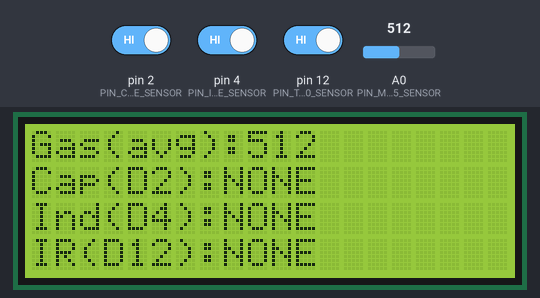
Bench run of a sketch on a simulated Arduino Uno, built with avr-gcc and run on an emulated ATmega328P. Shown: 20×4 character LCD. The inputs (shaded band) are chosen by the test bench; at power-on: A0 (PIN_MQ135_SENSOR) = 512, pin 2 (PIN_CAPACITIVE_SENSOR) HIGH, pin 4 (PIN_INDUCTIVE_SENSOR) HIGH, pin 12 (PIN_TCRT5000_SENSOR) HIGH. What the sketch prints to the serial monitor is not drawn.

Above: at 3.4 s.
3.5 s: A0 (PIN_MQ135_SENSOR) set to 11
At 5.4 s:
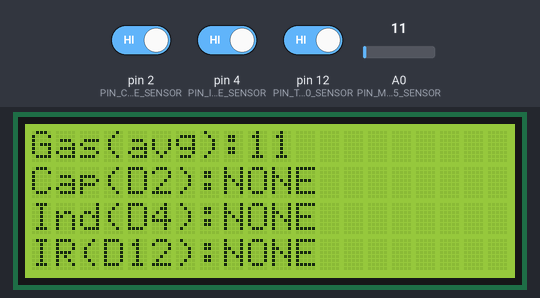
5.8 s: A0 (PIN_MQ135_SENSOR) set to 8
At 7.2 s:
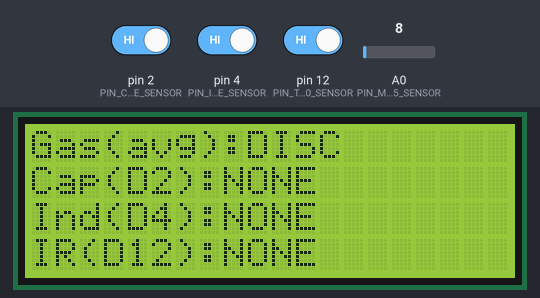
8.1 s: pin 2 (PIN_CAPACITIVE_SENSOR) driven LOW
At 9.7 s:
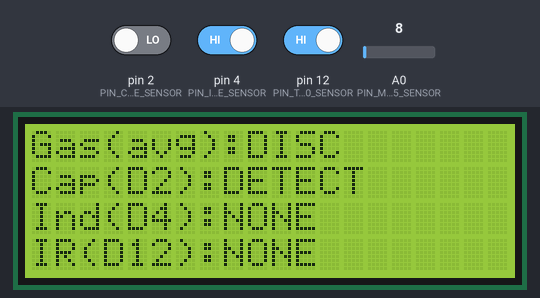
11.1 s: pin 4 (PIN_INDUCTIVE_SENSOR) driven LOW
At 12.4 s:
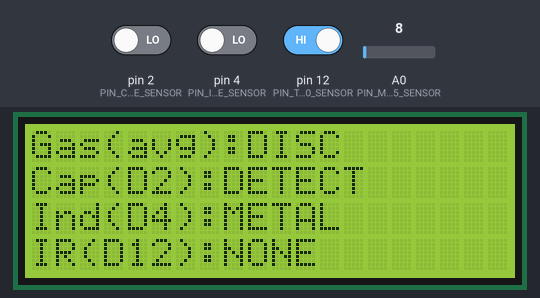
13.1 s: pin 12 (PIN_TCRT5000_SENSOR) driven LOW
At 14.4 s:
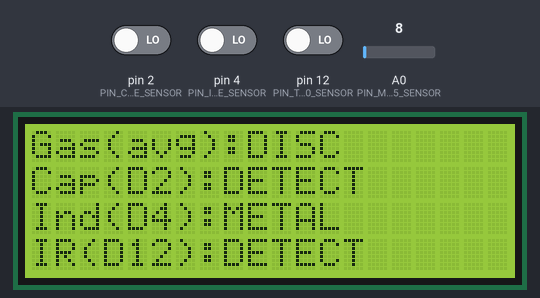
15.4 s: pin 2 (PIN_CAPACITIVE_SENSOR) driven HIGH
At 16.6 s:
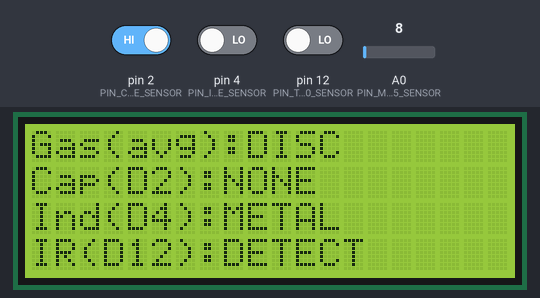
Timing chart, 0 to 18.1 s (numbered marks = the images above; inputs shaded):
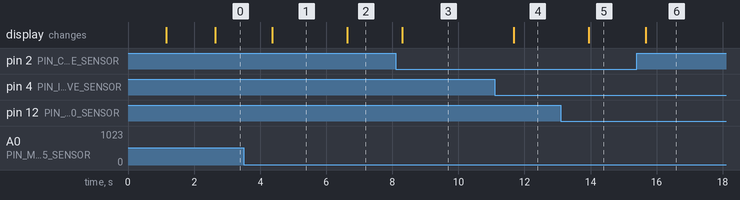

Measured:
- the behaviour switches between 10 and 9 on A0 (PIN_MQ135_SENSOR) (found by bisection; images 1 and 2)
- after the input at 3.5 s, the display: changes after 0.86 s (image 1)
- after the input at 5.8 s, the display: changes after 0.84 s (image 2)
- after the input at 8.1 s, the display: changes after 0.20 s (image 3)
- after the input at 11.1 s, the display: changes after 0.57 s (image 4)
- after the input at 13.1 s, the display: changes after 0.85 s (image 5)
- after the input at 15.4 s, the display: changes after 0.27 s (image 6)

The sketch:

Test_4_Sensors.ino
```cpp
/*
 * ============================================
 * SENSOR TEST PROGRAM FOR RVM v5
 * ============================================
 *
 * Tests the following sensors with noise reduction:
 * - MQ135 Gas Sensor (Analog) - averaged readings
 * - TCRT5000 IR Sensor (Digital) - debounced with filtering
 * - LJ18A3 Inductive Proximity Sensor (Digital NPN) - debounced
 * - LJC18A3 Capacitive Proximity Sensor (Digital PNP) - debounced
 *
 * Displays real-time readings on 20x4 LCD
 * Shows both raw and filtered values for debugging
 *
 * Author: K1taru@github
 * Date: February 2026
 */

#include <Wire.h>
#include <LiquidCrystal_I2C.h>

// ============================================
// PIN DEFINITIONS (Same as RVM_v5.ino)
// ============================================
// Pin layout optimized to reduce electrical noise

#define PIN_MQ135_SENSOR        A0  // Gas sensor (Analog)
#define PIN_CAPACITIVE_SENSOR   2   // Capacitive sensor (Digital PNP - normally HIGH)
#define PIN_INDUCTIVE_SENSOR    4   // Metal detection (Digital NPN - normally HIGH)
#define PIN_TCRT5000_SENSOR     12  // IR sensor (Digital - normally HIGH)

// ============================================
// CONFIGURATION
// ============================================

const unsigned long UPDATE_INTERVAL = 500;          // LCD update interval (ms)
const int ANALOG_DISCONNECT_THRESHOLD = 10;         // If reading < this, likely disconnected
const int ANALOG_MAX_THRESHOLD = 1020;              // If reading > this, might be disconnected

// Noise Reduction Configuration (same as RVM_v5)
const int SENSOR_STABLE_READINGS = 7;               // Number of consecutive readings
const unsigned long SENSOR_DEBOUNCE_DELAY = 15;     // Delay between readings (ms)
const int NOISE_FILTER_THRESHOLD = 5;               // Minimum consistent readings (out of 7)

// ============================================
// GLOBAL OBJECTS
// ============================================

LiquidCrystal_I2C lcd(0x27, 20, 4);

// ============================================
// SETUP
// ============================================

void setup() {
  Serial.begin(9600);
  Serial.println(F("=== RVM Sensor Test ==="));

  // Initialize LCD
  lcd.init();
  lcd.backlight();
  lcd.clear();

  // Initialize sensor pins
  pinMode(PIN_CAPACITIVE_SENSOR, INPUT);
  pinMode(PIN_INDUCTIVE_SENSOR, INPUT);
  pinMode(PIN_TCRT5000_SENSOR, INPUT);

  // Show startup message
  lcd.setCursor(0, 0);
  lcd.print("  SENSOR TEST v5.0  ");
  lcd.setCursor(0, 1);
  lcd.print("   Initializing...  ");
  lcd.setCursor(0, 2);
  lcd.print(" Stabilizing sensors");
  delay(1000);  // Sensor stabilization (noise reduction)

  lcd.setCursor(0, 2);
  lcd.print("                    ");
  lcd.setCursor(0, 2);
  lcd.print("      Ready!        ");
  delay(1000);

  Serial.println(F("Sensors initialized with noise reduction"));
  Serial.println(F("Pin Layout: Cap(D2), Ind(D4), IR(D12), Gas(A0)"));
  Serial.println(F("Starting continuous monitoring...\n"));
}

// ============================================
// MAIN LOOP
// ============================================

void loop() {
  static unsigned long lastUpdate = 0;
  unsigned long currentMillis = millis();

  // Update display at set interval
  if (currentMillis - lastUpdate >= UPDATE_INTERVAL) {
    lastUpdate = currentMillis;

    // Read all sensors with noise filtering
    int gasValue = readGasSensorFiltered();
    bool irDetected = readIRSensorFiltered();
    bool inductiveDetected = readInductiveSensorFiltered();
    bool capacitiveDetected = readCapacitiveSensorFiltered();

    // Update LCD display
    updateLCD(gasValue, irDetected, inductiveDetected, capacitiveDetected);

    // Print to Serial Monitor
    printToSerial(gasValue, irDetected, inductiveDetected, capacitiveDetected);
  }
}

// ============================================
// DISPLAY FUNCTIONS
// ============================================

void updateLCD(int gasValue, bool irDetected, bool inductiveDetected, bool capacitiveDetected) {
  lcd.clear();

  // Line 0: Gas Sensor (MQ135) - averaged
  lcd.setCursor(0, 0);
  lcd.print("Gas(avg):");
  if (isAnalogDisconnected(gasValue)) {
    lcd.print("DISC    ");
  } else {
    lcd.print(gasValue);
    lcd.print("    ");  // Clear remaining chars
  }

  // Line 1: Capacitive Sensor (PNP)
  lcd.setCursor(0, 1);
  lcd.print("Cap(D2):");
  lcd.print(capacitiveDetected ? "DETECT" : "NONE  ");

  // Line 2: Inductive Sensor (NPN)
  lcd.setCursor(0, 2);
  lcd.print("Ind(D4):");
  lcd.print(inductiveDetected ? "METAL " : "NONE  ");

  // Line 3: IR Sensor
  lcd.setCursor(0, 3);
  lcd.print("IR(D12):");
  lcd.print(irDetected ? "DETECT" : "NONE  ");
}

void printToSerial(int gasValue, bool irDetected, bool inductiveDetected, bool capacitiveDetected) {
  Serial.println(F("=== Filtered Sensor Readings (7-sample avg/debounce) ==="));

  // Gas Sensor
  Serial.print(F("MQ135 Gas (A0):       "));
  if (isAnalogDisconnected(gasValue)) {
    Serial.println(F("DISCONNECTED"));
  } else {
    Serial.print(gasValue);
    Serial.print(F(" (avg of 7) "));
    Serial.println(gasValue > 400 ? F("[BIODEGRADABLE]") : F("[Clean air]"));
  }

  // Capacitive Sensor (PNP)
  Serial.print(F("Capacitive (D2) PNP:  "));
  Serial.println(capacitiveDetected ? F("OBJECT DETECTED") : F("No object"));

  // Inductive Sensor (NPN)
  Serial.print(F("Inductive (D4) NPN:   "));
  Serial.println(inductiveDetected ? F("METAL DETECTED") : F("No metal"));

  // IR Sensor
  Serial.print(F("IR Sensor (D12):      "));
  Serial.println(irDetected ? F("OBJECT DETECTED") : F("No object"));

  Serial.println();
}

// ============================================
// HELPER FUNCTIONS
// ============================================

bool isAnalogDisconnected(int value) {
  // Check if sensor might be disconnected
  // Disconnected sensors often read 0 or very low values
  // Some might float to max value
  return (value < ANALOG_DISCONNECT_THRESHOLD);
}

// ============================================
// NOISE FILTERING FUNCTIONS (same as RVM_v5)
// ============================================

int readGasSensorFiltered() {
  // Average multiple readings to reduce noise
  long gasSum = 0;

  for (int i = 0; i < SENSOR_STABLE_READINGS; i++) {
    gasSum += analogRead(PIN_MQ135_SENSOR);
    if (i < SENSOR_STABLE_READINGS - 1) {
      delay(SENSOR_DEBOUNCE_DELAY);
    }
  }

  return gasSum / SENSOR_STABLE_READINGS;
}

bool readCapacitiveSensorFiltered() {
  // PNP type: Normally HIGH, goes LOW when object detected
  // Count how many readings show LOW (detection)
  int detectCount = 0;

  for (int i = 0; i < SENSOR_STABLE_READINGS; i++) {
    if (digitalRead(PIN_CAPACITIVE_SENSOR) == LOW) {
      detectCount++;
    }
    if (i < SENSOR_STABLE_READINGS - 1) {
      delay(SENSOR_DEBOUNCE_DELAY);
    }
  }

  // Object detected if sufficient readings agree (noise filtering)
  return detectCount >= NOISE_FILTER_THRESHOLD;
}

bool readInductiveSensorFiltered() {
  // NPN type: Normally HIGH, goes LOW when metal detected
  // Count how many readings show LOW (metal detection)
  int detectCount = 0;

  for (int i = 0; i < SENSOR_STABLE_READINGS; i++) {
    if (digitalRead(PIN_INDUCTIVE_SENSOR) == LOW) {
      detectCount++;
    }
    if (i < SENSOR_STABLE_READINGS - 1) {
      delay(SENSOR_DEBOUNCE_DELAY);
    }
  }

  // Metal detected if sufficient readings agree (noise filtering)
  return detectCount >= NOISE_FILTER_THRESHOLD;
}

bool readIRSensorFiltered() {
  // Normally HIGH, goes LOW when object detected
  // Use stricter threshold (6 out of 7) for primary sensor
  int detectCount = 0;

  for (int i = 0; i < SENSOR_STABLE_READINGS; i++) {
    if (digitalRead(PIN_TCRT5000_SENSOR) == LOW) {
      detectCount++;
    }
    if (i < SENSOR_STABLE_READINGS - 1) {
      delay(SENSOR_DEBOUNCE_DELAY);
    }
  }

  // Object detected with strict filtering (allow 1 noise spike)
  return detectCount >= (SENSOR_STABLE_READINGS - 1);
}
```
